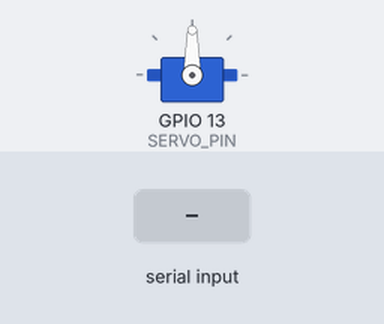
Bench run of a sketch on a simulated ESP32. Parts: servo. Inputs (shaded band) come from the test bench. What the sketch prints to the serial monitor is not drawn.

Above: at 1.2 s.
1.3 s: "30,150\n" received over Serial
At 2.6 s:
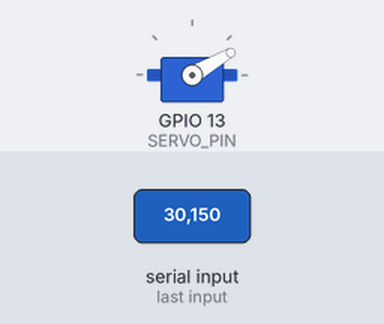
2.9 s: "5\n" received over Serial
At 4.0 s:
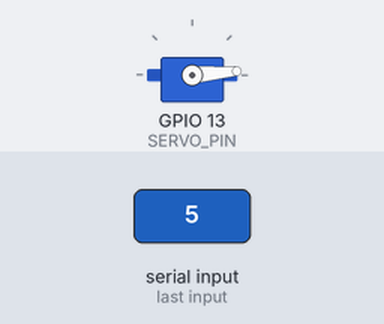
4.4 s: "200\n" received over Serial
At 5.5 s:
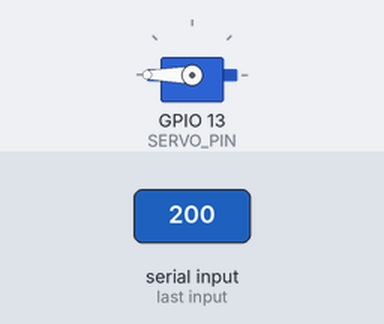
Timing chart, 0 to 7.4 s (numbered marks = the images above; inputs shaded):
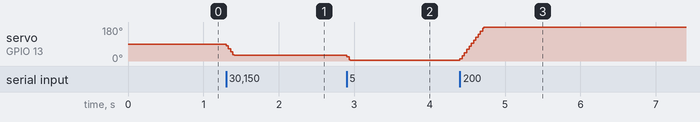

The sketch:

hand_servo_esp32.ino
```cpp
#include <ESP32Servo.h>


#define SERVO_PIN   13    // MG90S signal wire
#define STEP_DEG     8    // Max degrees moved per update (smooths the motion)
#define STEP_MS     15    // Time between steps

Servo servo;
int currentAngle = 90;
int targetAngle = 90;
unsigned long lastStep = 0;

void setup() {
  Serial.begin(115200);

  servo.setPeriodHertz(50);
  servo.attach(SERVO_PIN, 500, 2400);   // MG90S pulse range
  servo.write(currentAngle);

  Serial.println("Hand servo ready");
}

void loop() {
  // Read angle sent from Python, e.g. "135\n"
  if (Serial.available()) {
    String line = Serial.readStringUntil('\n');
    line.trim();
    if (line.length() > 0) {
      targetAngle = constrain(line.toInt(), 0, 180);
    }
  }

  // Move toward the target in small steps
  if (millis() - lastStep >= STEP_MS && currentAngle != targetAngle) {
    lastStep = millis();

    if (abs(targetAngle - currentAngle) <= STEP_DEG) {
      currentAngle = targetAngle;
    } else if (targetAngle > currentAngle) {
      currentAngle += STEP_DEG;
    } else {
      currentAngle -= STEP_DEG;
    }
    servo.write(currentAngle);
  }
}
```

Measured:
- after the input at 1.3 s, servo on GPIO 13 (SERVO_PIN): 90° → 30° at once
- after the input at 2.9 s, servo on GPIO 13 (SERVO_PIN): 30° → 5° at once
- after the input at 4.4 s, servo on GPIO 13 (SERVO_PIN): moves from 5° to 180° over 0.32 s, starting at once
